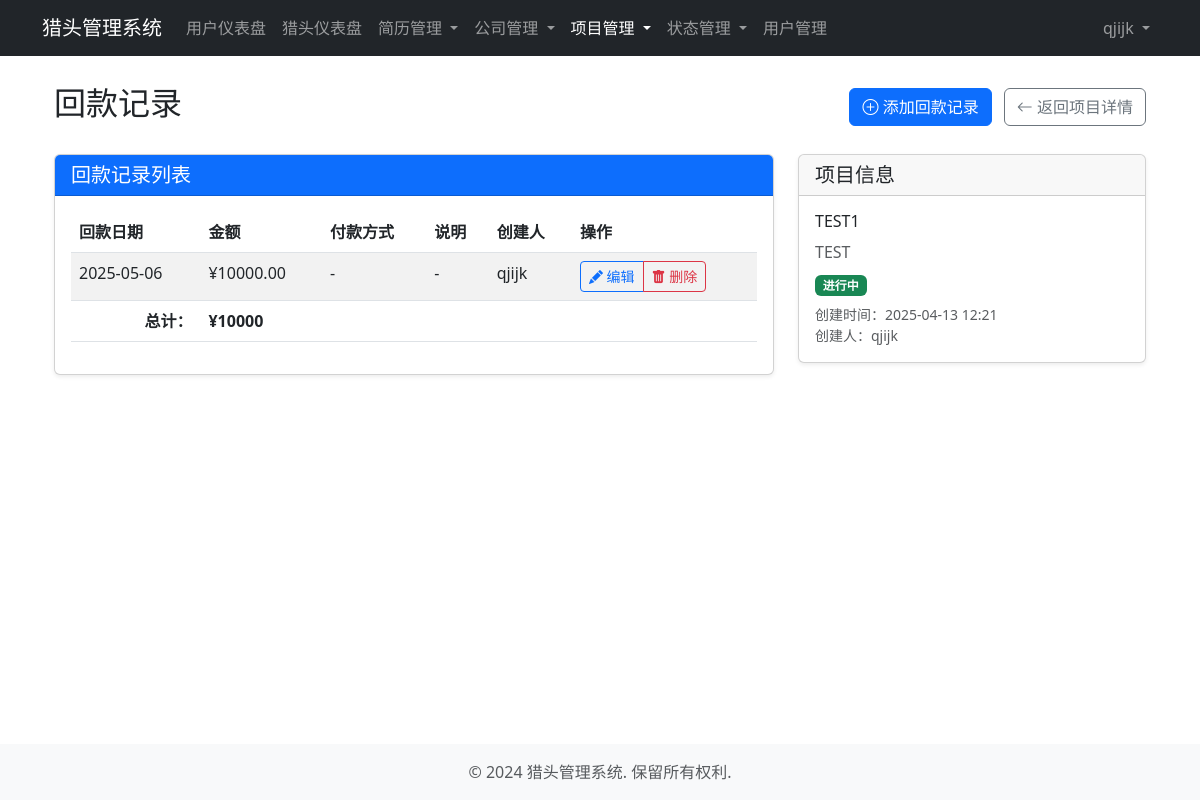
The app's page /headhunting/projects/1/payments/ (signed in), older data.
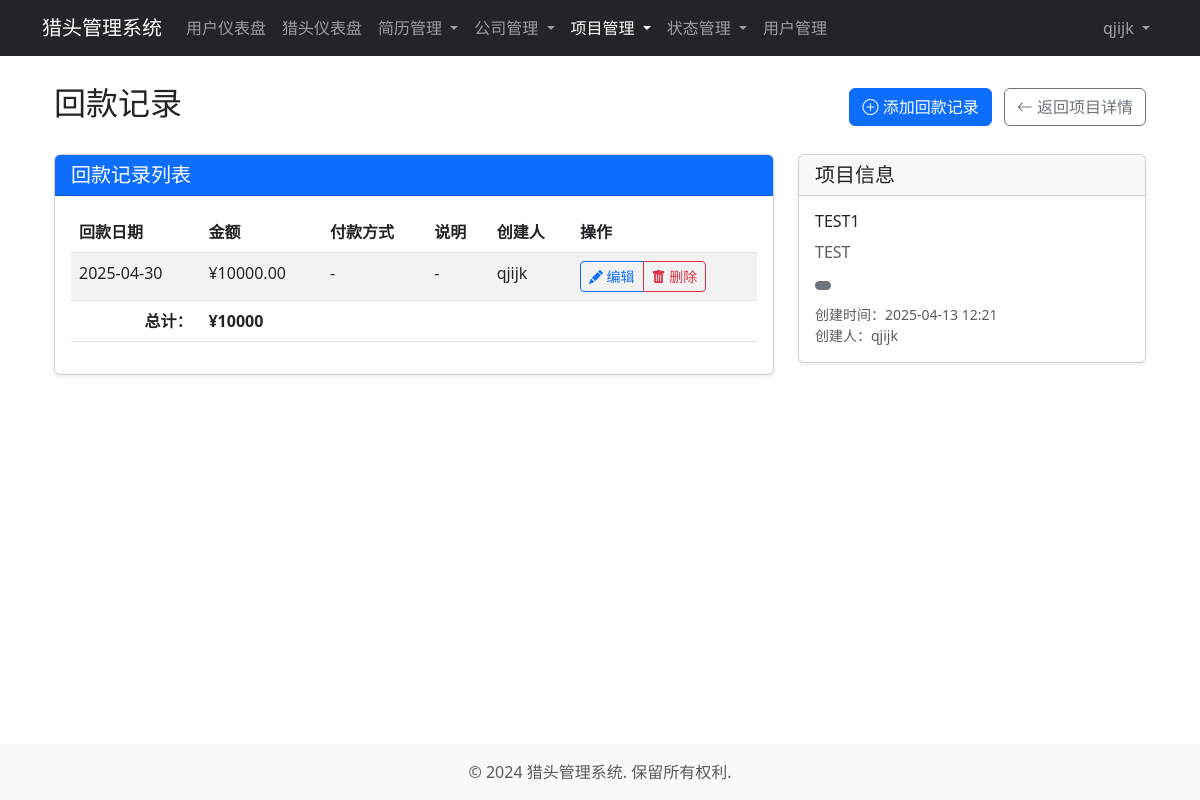
The same page, newer data.
### headhunting/models.py (models this page shows, shortened)
class PaymentRecord(models.Model):
    project = models.ForeignKey(Project, on_delete=models.CASCADE, related_name='payment_records', verbose_name='关联项目')
    amount = models.DecimalField(max_digits=10, decimal_places=2, verbose_name='回款金额')
    payment_date = models.DateField(verbose_name='回款日期')
    description = models.TextField(blank=True, null=True, verbose_name='回款说明')
    payment_method = models.CharField(max_length=50, blank=True, null=True, verbose_name='付款方式')
    created_at = models.DateTimeField(auto_now_add=True, verbose_name='创建时间')
    created_by = models.ForeignKey(User, on_delete=models.SET_NULL, null=True, related_name='created_payments', verbose_name='创建人')
    class Meta:
        verbose_name = '回款记录'
        verbose_name_plural = verbose_name
        ordering = ['-payment_date']

class Project(models.Model):
    title = models.CharField(max_length=100, verbose_name='项目标题')
    company = models.ForeignKey(Company, on_delete=models.CASCADE, related_name='projects', verbose_name='关联公司')
    job_title = models.CharField(max_length=100, verbose_name='职位名称')
    job_description = models.TextField(verbose_name='职位描述')
    requirements = models.TextField(verbose_name='职位要求')
    salary_range = models.CharField(max_length=50, blank=True, null=True, verbose_name='薪资范围')
    location = models.CharField(max_length=100, blank=True, null=True, verbose_name='工作地点')
    status = models.ForeignKey(ProjectStatus, on_delete=models.SET_NULL, null=True, verbose_name='项目状态')
    created_at = models.DateTimeField(auto_now_add=True, verbose_name='创建时间')
    updated_at = models.DateTimeField(auto_now=True, verbose_name='更新时间')
    deadline = models.DateField(blank=True, null=True, verbose_name='截止日期')
    created_by = models.ForeignKey(User, on_delete=models.SET_NULL, null=True, related_name='created_projects', verbose_name='创建人')
    class Meta:
        verbose_name = '项目'
        verbose_name_plural = verbose_name
        ordering = ['-created_at']

class StatusOption(models.Model):
    name = models.CharField(max_length=50, verbose_name='状态名称')
    code = models.CharField(max_length=50, unique=True, verbose_name='状态代码')
    description = models.TextField(blank=True, null=True, verbose_name='描述')
    order = models.IntegerField(default=0, verbose_name='排序')
    is_active = models.BooleanField(default=True, verbose_name='是否激活')
    created_at = models.DateTimeField(auto_now_add=True, verbose_name='创建时间')
    class Meta:
        abstract = True
        ordering = ['order', 'created_at']

class ProjectStatus(StatusOption):
    class Meta:
        verbose_name = '项目状态'
        verbose_name_plural = verbose_name

class Company(models.Model):
    name = models.CharField(max_length=100, verbose_name='公司名称')
    address = models.CharField(max_length=200, blank=True, null=True, verbose_name='地址')
    contact_person = models.CharField(max_length=50, blank=True, null=True, verbose_name='联系人')
    contact_phone = models.CharField(max_length=20, blank=True, null=True, verbose_name='联系电话')
    contact_email = models.EmailField(blank=True, null=True, verbose_name='联系邮箱')
    description = models.TextField(blank=True, null=True, verbose_name='公司描述')
    created_at = models.DateTimeField(auto_now_add=True, verbose_name='创建时间')
    updated_at = models.DateTimeField(auto_now=True, verbose_name='更新时间')
    created_by = models.ForeignKey(User, on_delete=models.SET_NULL, null=True, related_name='created_companies', verbose_name='创建人')
    class Meta:
        verbose_name = '公司'
        verbose_name_plural = verbose_name
        ordering = ['-created_at']

### accounts/models.py (models this page shows, shortened)
class User(AbstractUser):
    SYSTEM_ADMIN = 'system_admin'  # 系统管理员
    ADMIN = 'admin'  # 普通管理员
    NORMAL_USER = 'normal_user'  # 普通用户
    USER_TYPE_CHOICES = [
        (SYSTEM_ADMIN, '系统管理员'),
        (ADMIN, '普通管理员'),
        (NORMAL_USER, '普通用户'),
    ]
    email = models.EmailField(unique=True, verbose_name='邮箱')
    username = models.CharField(max_length=50, unique=True, verbose_name='用户名')
    user_type = models.CharField(
        max_length=20,
        choices=USER_TYPE_CHOICES,
        default=NORMAL_USER,
        verbose_name='用户类型'
    )
    phone = models.CharField(max_length=15, blank=True, null=True, verbose_name='电话')
    is_active = models.BooleanField(default=True, verbose_name='是否激活')
    date_joined = models.DateTimeField(auto_now_add=True, verbose_name='注册时间')
    objects = UserManager()
    USERNAME_FIELD = 'email'
    REQUIRED_FIELDS = ['username']
    class Meta:
        verbose_name = '用户'
        verbose_name_plural = verbose_name
        ordering = ['-date_joined']
    def __str__(self):
        return self.username
    @property
    def is_system_admin(self):
        return self.user_type == self.SYSTEM_ADMIN

### headhunting/views.py (the view)
# urls.py: path('projects/<int:project_id>/payments/', views.payment_list, name='payment_list'),
@admin_required
def payment_list(request, project_id):
    project = get_object_or_404(Project, pk=project_id)
    if not request.user.is_system_admin and project.created_by != request.user:
        return HttpResponseForbidden('您没有权限查看此项目的回款记录')
    payments = project.payment_records.all()
    total_amount = payments.aggregate(total=Sum('amount'))['total'] or 0
    probation_passed_count = project.resume_submissions.filter(status__code='probation_passed').count()
    if probation_passed_count > 0:
        messages.info(request, f'有 {probation_passed_count} 份简历已通过试用期，请及时处理回款')
    return render(request, 'headhunting/payment_list.html', {
        'project': project,
        'payments': payments,
        'total_amount': total_amount,
        'probation_passed_count': probation_passed_count
    })

### templates/headhunting/payment_list.html (shortened to what the changed rows need)
{% extends 'base/base.html' %}
{% block content %}
<div class="container">
    <div class="d-flex justify-content-between align-items-center mb-4">
        <h2 class="animate__animated animate__fadeInLeft">回款记录</h2>
    </div>
    <div class="row">
        <div class="col-md-8">
            <div class="card shadow-sm mb-4 animate__animated animate__fadeInUp">
                <div class="card-body">
                    {% if payments %}
                    <div class="table-responsive">
                        <table class="table table-striped table-hover">
                            <thead>
                                <tr>
                                    <th>回款日期</th>
                                    <th>金额</th>
                                    <th>付款方式</th>
                                    <th>说明</th>
                                    <th>创建人</th>
                                    <th>操作</th>
                                </tr>
                            </thead>
                            <tbody>
                                {% for payment in payments %}
                                <tr>
                                    <td>{{ payment.payment_date|date:"Y-m-d" }}</td>
                                    <td>¥{{ payment.amount }}</td>
                                    <td>{{ payment.payment_method|default:"-" }}</td>
                                    <td>{{ payment.description|default:"-" }}</td>
                                    <td>{{ payment.created_by }}</td>
                                    <td>
                                        <div class="btn-group btn-group-sm">
                                            <a href="{% url 'payment_update' payment.id %}" class="btn btn-outline-primary">
                                                <i class="bi bi-pencil-fill"></i> 编辑
                                            </a>
                                            <a href="{% url 'payment_delete' payment.id %}" class="btn btn-outline-danger">
                                                <i class="bi bi-trash-fill"></i> 删除
                                            </a>
                                        </div>
                                    </td>
                                </tr>
                                {% endfor %}
                            </tbody>
                        </table>
                    </div>
                    {% else %}
                    <div class="text-center py-4">
                        <p class="text-muted mb-0">暂无回款记录</p>
                    </div>
                    {% endif %}
                </div>
            </div>
        </div>
        <div class="col-md-4">
            <div class="card shadow-sm animate__animated animate__fadeIn animate__delay-1s">
                <div class="card-body">
                    <h6>{{ project.title }}</h6>
                    <p class="text-muted mb-2">{{ project.company.name }}</p>
                    <p class="mb-2">
                        <span class="badge {% if project.status.code == 'active' %}bg-success{% elif project.status.code == 'paused' %}bg-warning{% elif project.status.code == 'completed' %}bg-primary{% else %}bg-secondary{% endif %}">
                            {{ project.status.name }}
                        </span>
                    </p>
                    <div class="small text-muted">
                        <div>创建时间：{{ project.created_at|date:"Y-m-d H:i" }}</div>
                        <div>创建人：{{ project.created_by }}</div>
                    </div>
                </div>
            </div>
        </div>
    </div>
</div>
{% endblock %}
{% block extra_css %}
<link rel="stylesheet" href="https://cdn.jsdelivr.net/npm/bootstrap-icons@1.10.0/font/bootstrap-icons.css">
<link rel="stylesheet" href="https://cdnjs.cloudflare.com/ajax/libs/animate.css/4.1.1/animate.min.css">
{% endblock %}

Row changes from the older to the newer data that the page shows:
removed PaymentRecord: payment_date "2025-05-06", amount "10000.00", payment_method "-", description "-", created_by "qjijk"
added PaymentRecord: payment_date "2025-04-30", amount "10000.00", payment_method "-", description "-", created_by "qjijk"
changed Project "TEST1": status_id 1 → empty (drawn); status.name "进行中" → (not shown)
